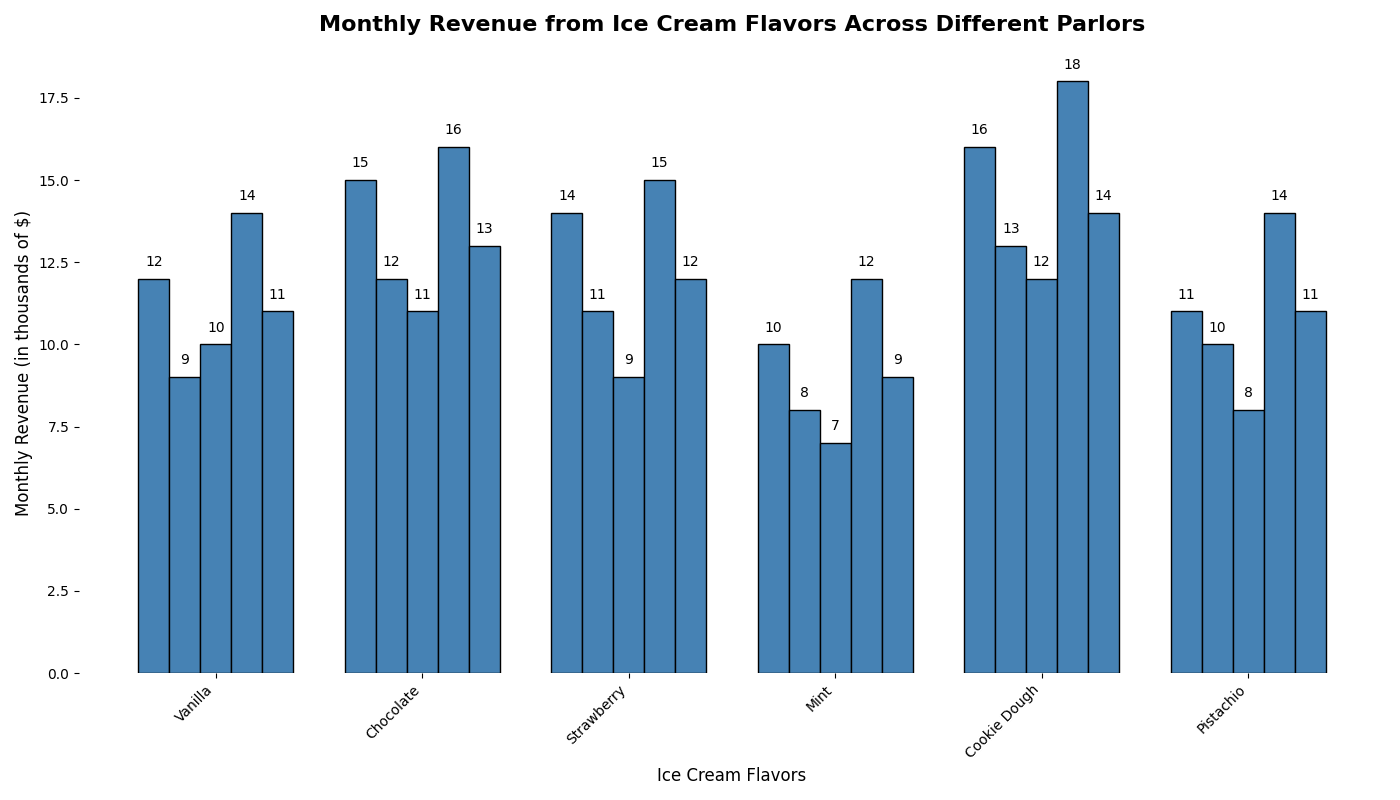

The script that drew this image:
import matplotlib.pyplot as plt
import numpy as np

flavors = ['Vanilla', 'Chocolate', 'Strawberry', 'Mint', 'Cookie Dough', 'Pistachio']
parlors = ['Central Park', 'Downtown', 'Suburban', 'Beachfront', 'University Campus']

revenue_data = {
    'Central Park': [12, 15, 14, 10, 16, 11],
    'Downtown': [9, 12, 11, 8, 13, 10],
    'Suburban': [10, 11, 9, 7, 12, 8],
    'Beachfront': [14, 16, 15, 12, 18, 14],
    'University Campus': [11, 13, 12, 9, 14, 11]
}

single_color = '#4682B4'

fig, ax = plt.subplots(figsize=(14, 8))
bar_width = 0.15  # Reduced width to fit additional bars

for i, parlor in enumerate(parlors):
    positions = np.arange(len(flavors)) + i * bar_width
    ax.bar(positions, revenue_data[parlor], width=bar_width, color=single_color, edgecolor='black')

ax.set_xlabel('Ice Cream Flavors', fontsize=12)
ax.set_ylabel('Monthly Revenue (in thousands of $)', fontsize=12)
ax.set_title('Monthly Revenue from Ice Cream Flavors Across Different Parlors', fontsize=16, fontweight='bold', pad=15)
ax.set_xticks(np.arange(len(flavors)) + bar_width * 2)
ax.set_xticklabels(flavors, rotation=45, ha='right')

for i, parlor in enumerate(parlors):
    positions = np.arange(len(flavors)) + i * bar_width
    for j, value in enumerate(revenue_data[parlor]):
        ax.text(positions[j], value + 0.3, str(value), ha='center', va='bottom', fontsize=10, color='black')

# Remove the borders
ax.spines['top'].set_color('none')
ax.spines['right'].set_color('none')
ax.spines['bottom'].set_color('none')
ax.spines['left'].set_color('none')

plt.tight_layout()
plt.show()
